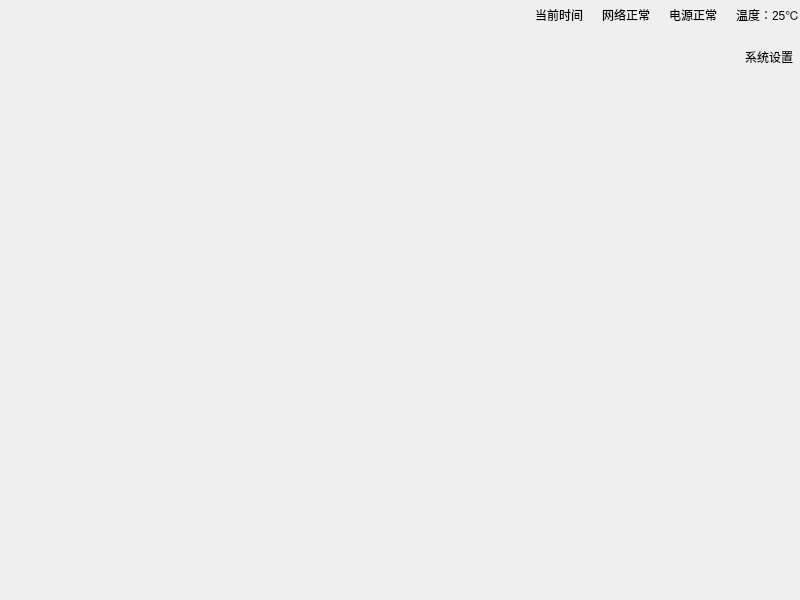
<?xml version="1.0" encoding="UTF-8"?>
<ui version="4.0">
 <class>MainWidget</class>
 <widget class="QWidget" name="MainWidget">
  <property name="geometry">
   <rect>
    <x>0</x>
    <y>0</y>
    <width>800</width>
    <height>600</height>
   </rect>
  </property>
  <property name="windowTitle">
   <string>MainWidget</string>
  </property>
  <layout class="QVBoxLayout" name="verticalLayout_3">
   <property name="spacing">
    <number>0</number>
   </property>
   <property name="leftMargin">
    <number>0</number>
   </property>
   <property name="topMargin">
    <number>0</number>
   </property>
   <property name="rightMargin">
    <number>0</number>
   </property>
   <property name="bottomMargin">
    <number>0</number>
   </property>
   <item>
    <widget class="QWidget" name="stateWidget" native="true">
     <property name="minimumSize">
      <size>
       <width>0</width>
       <height>30</height>
      </size>
     </property>
     <property name="maximumSize">
      <size>
       <width>16777215</width>
       <height>30</height>
      </size>
     </property>
     <layout class="QHBoxLayout" name="horizontalLayout">
      <property name="leftMargin">
       <number>0</number>
      </property>
      <property name="topMargin">
       <number>0</number>
      </property>
      <property name="rightMargin">
       <number>0</number>
      </property>
      <property name="bottomMargin">
       <number>0</number>
      </property>
      <item>
       <widget class="QToolButton" name="backButton">
        <property name="focusPolicy">
         <enum>Qt::NoFocus</enum>
        </property>
        <property name="icon">
         <iconset resource="ImgSrc.qrc">
          <normaloff>:/img/misc/back.png</normaloff>:/img/misc/back.png</iconset>
        </property>
        <property name="iconSize">
         <size>
          <width>72</width>
          <height>23</height>
         </size>
        </property>
        <property name="autoRaise">
         <bool>true</bool>
        </property>
       </widget>
      </item>
      <item>
       <widget class="QLabel" name="messageLabel"/>
      </item>
      <item>
       <widget class="QLabel" name="label_4">
        <property name="sizePolicy">
         <sizepolicy hsizetype="Fixed" vsizetype="Preferred">
          <horstretch>0</horstretch>
          <verstretch>0</verstretch>
         </sizepolicy>
        </property>
        <property name="pixmap">
         <pixmap resource="ImgSrc.qrc">:/img/misc/date.png</pixmap>
        </property>
       </widget>
      </item>
      <item>
       <widget class="QLabel" name="timeLabel">
        <property name="sizePolicy">
         <sizepolicy hsizetype="Fixed" vsizetype="Preferred">
          <horstretch>0</horstretch>
          <verstretch>0</verstretch>
         </sizepolicy>
        </property>
        <property name="text">
         <string>当前时间</string>
        </property>
       </widget>
      </item>
      <item>
       <widget class="QLabel" name="neteorkPhoto">
        <property name="sizePolicy">
         <sizepolicy hsizetype="Fixed" vsizetype="Preferred">
          <horstretch>0</horstretch>
          <verstretch>0</verstretch>
         </sizepolicy>
        </property>
        <property name="pixmap">
         <pixmap resource="ImgSrc.qrc">:/img/misc/networkState.png</pixmap>
        </property>
       </widget>
      </item>
      <item>
       <widget class="QLabel" name="netStatusLabel">
        <property name="sizePolicy">
         <sizepolicy hsizetype="Fixed" vsizetype="Preferred">
          <horstretch>0</horstretch>
          <verstretch>0</verstretch>
         </sizepolicy>
        </property>
        <property name="text">
         <string>网络正常</string>
        </property>
       </widget>
      </item>
      <item>
       <widget class="QLabel" name="label_6">
        <property name="sizePolicy">
         <sizepolicy hsizetype="Fixed" vsizetype="Preferred">
          <horstretch>0</horstretch>
          <verstretch>0</verstretch>
         </sizepolicy>
        </property>
        <property name="pixmap">
         <pixmap resource="ImgSrc.qrc">:/img/misc/power.png</pixmap>
        </property>
       </widget>
      </item>
      <item>
       <widget class="QLabel" name="powerLabel">
        <property name="sizePolicy">
         <sizepolicy hsizetype="Fixed" vsizetype="Preferred">
          <horstretch>0</horstretch>
          <verstretch>0</verstretch>
         </sizepolicy>
        </property>
        <property name="text">
         <string>电源正常</string>
        </property>
       </widget>
      </item>
      <item>
       <widget class="QLabel" name="label_temperatureIcon">
        <property name="sizePolicy">
         <sizepolicy hsizetype="Fixed" vsizetype="Preferred">
          <horstretch>0</horstretch>
          <verstretch>0</verstretch>
         </sizepolicy>
        </property>
        <property name="pixmap">
         <pixmap resource="ImgSrc.qrc">:/img/misc/temperature.png</pixmap>
        </property>
       </widget>
      </item>
      <item>
       <widget class="QLabel" name="temperature">
        <property name="sizePolicy">
         <sizepolicy hsizetype="Fixed" vsizetype="Preferred">
          <horstretch>0</horstretch>
          <verstretch>0</verstretch>
         </sizepolicy>
        </property>
        <property name="text">
         <string>温度：25℃</string>
        </property>
       </widget>
      </item>
     </layout>
     <zorder>powerLabel</zorder>
     <zorder>netStatusLabel</zorder>
     <zorder>timeLabel</zorder>
     <zorder>label_4</zorder>
     <zorder>neteorkPhoto</zorder>
     <zorder>label_6</zorder>
     <zorder>label_temperatureIcon</zorder>
     <zorder>temperature</zorder>
     <zorder>messageLabel</zorder>
     <zorder>backButton</zorder>
    </widget>
   </item>
   <item>
    <widget class="QWidget" name="mainWidget" native="true">
     <layout class="QVBoxLayout" name="mainLayout">
      <property name="spacing">
       <number>0</number>
      </property>
      <property name="leftMargin">
       <number>0</number>
      </property>
      <property name="topMargin">
       <number>0</number>
      </property>
      <property name="rightMargin">
       <number>0</number>
      </property>
      <property name="bottomMargin">
       <number>0</number>
      </property>
      <item>
       <widget class="QWidget" name="logoWidget" native="true">
        <property name="sizePolicy">
         <sizepolicy hsizetype="Preferred" vsizetype="Fixed">
          <horstretch>0</horstretch>
          <verstretch>0</verstretch>
         </sizepolicy>
        </property>
        <layout class="QHBoxLayout" name="horizontalLayout_2">
         <property name="leftMargin">
          <number>0</number>
         </property>
         <property name="topMargin">
          <number>5</number>
         </property>
         <property name="rightMargin">
          <number>0</number>
         </property>
         <property name="bottomMargin">
          <number>5</number>
         </property>
         <item>
          <widget class="QLabel" name="labelLogo">
           <property name="pixmap">
            <pixmap resource="ImgSrc.qrc">:/img/mainLogo.png</pixmap>
           </property>
          </widget>
         </item>
         <item>
          <widget class="QToolButton" name="alcohol">
           <property name="focusPolicy">
            <enum>Qt::NoFocus</enum>
           </property>
           <property name="icon">
            <iconset resource="ImgSrc.qrc">
             <normaloff>:/img/misc/Alcohol_120.png</normaloff>:/img/misc/Alcohol_120.png</iconset>
           </property>
           <property name="iconSize">
            <size>
             <width>36</width>
             <height>36</height>
            </size>
           </property>
           <property name="autoRaise">
            <bool>true</bool>
           </property>
          </widget>
         </item>
         <item>
          <widget class="QToolButton" name="setupButton">
           <property name="focusPolicy">
            <enum>Qt::NoFocus</enum>
           </property>
           <property name="text">
            <string>系统设置</string>
           </property>
           <property name="icon">
            <iconset resource="ImgSrc.qrc">
             <normaloff>:/img/misc/setup.png</normaloff>:/img/misc/setup.png</iconset>
           </property>
           <property name="iconSize">
            <size>
             <width>36</width>
             <height>36</height>
            </size>
           </property>
           <property name="autoRaise">
            <bool>true</bool>
           </property>
          </widget>
         </item>
        </layout>
       </widget>
      </item>
      <item>
       <widget class="QWidget" name="defaultHome" native="true"/>
      </item>
     </layout>
    </widget>
   </item>
  </layout>
 </widget>
 <layoutdefault spacing="6" margin="11"/>
 <resources>
  <include location="ImgSrc.qrc"/>
 </resources>
 <connections/>
</ui>
